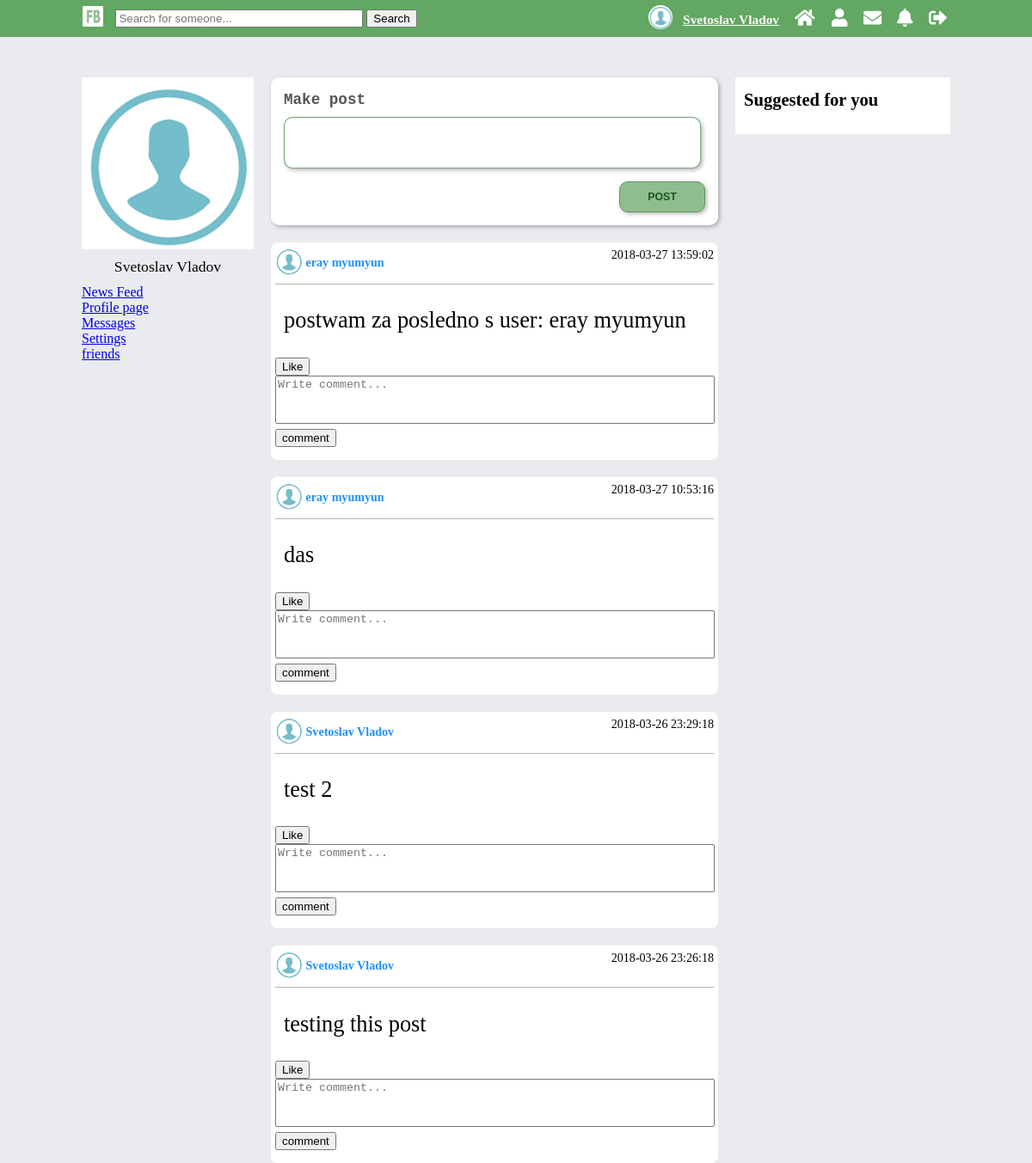
Before: /V2.0/view/main.php (signed in) with the older database file.
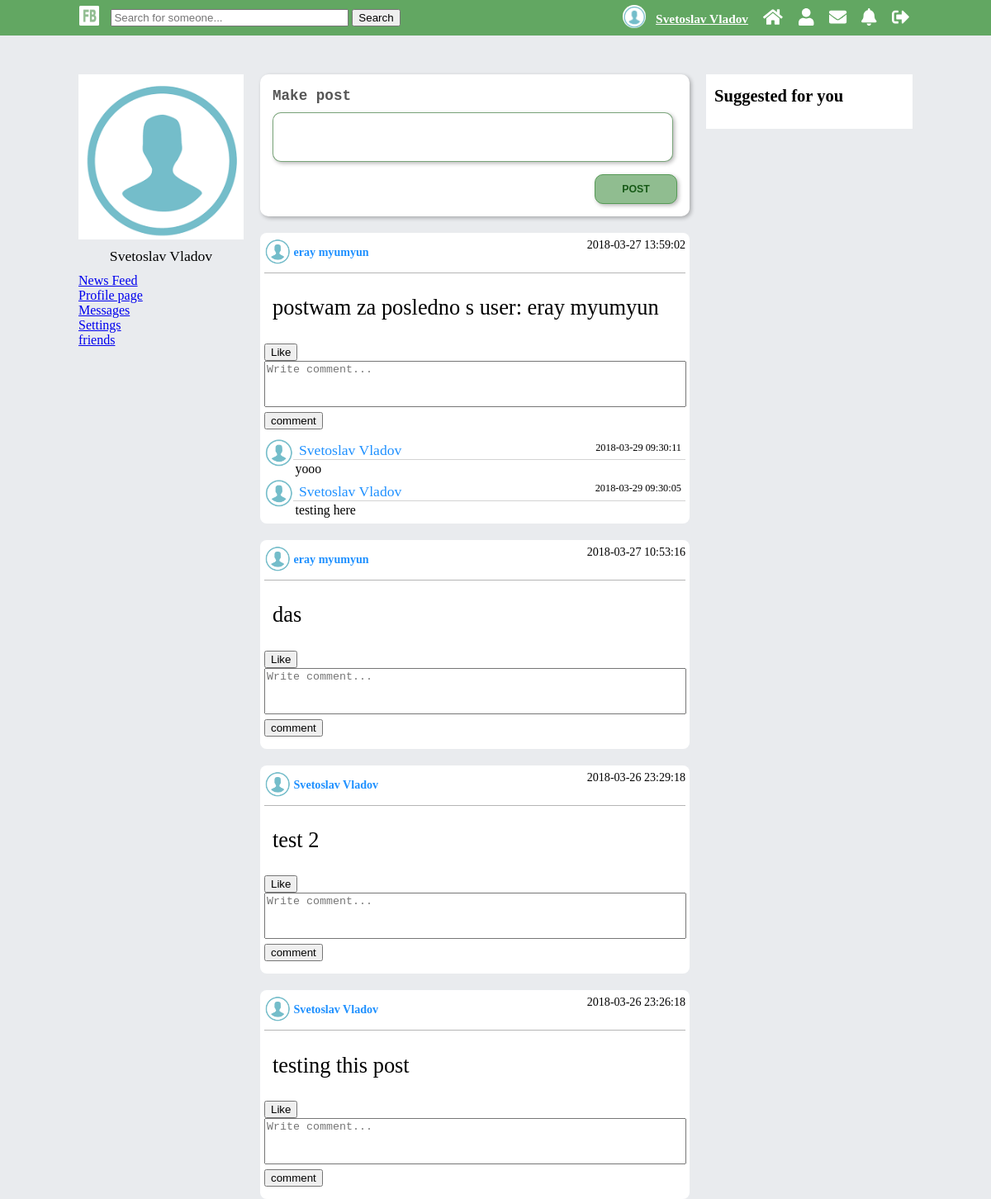
After: the same page with the newer database file.
### tables this page shows
CREATE TABLE `posts` (
  `id` int(11) NOT NULL,
  `description` text NOT NULL,
  `create_date` timestamp NOT NULL DEFAULT CURRENT_TIMESTAMP ON UPDATE CURRENT_TIMESTAMP,
  `edit_date` datetime DEFAULT NULL,
  `user_id` int(11) NOT NULL
);

CREATE TABLE `users` (
  `id` int(11) NOT NULL,
  `first_name` varchar(45) DEFAULT NULL,
  `last_name` varchar(45) DEFAULT NULL,
  `email` varchar(100) NOT NULL,
  `password` varchar(150) NOT NULL,
  `reg_date` timestamp NOT NULL DEFAULT CURRENT_TIMESTAMP ON UPDATE CURRENT_TIMESTAMP,
  `gender` varchar(45) NOT NULL,
  `birthday` date NOT NULL,
  `relation_status` varchar(30) DEFAULT NULL,
  `profile_pic` varchar(200) NOT NULL,
  `profile_cover` varchar(200) NOT NULL
);

CREATE TABLE `comments` (
  `id` int(11) NOT NULL,
  `description` varchar(255) NOT NULL,
  `comment_date` timestamp NOT NULL DEFAULT CURRENT_TIMESTAMP ON UPDATE CURRENT_TIMESTAMP,
  `edited_date` datetime DEFAULT NULL,
  `post_id` int(11) NOT NULL,
  `owner_id` int(11) NOT NULL
);

### V2.0/model/posts_dao.php (called while the page is built, shortened)
<?php
function getAllPosts() {
    $pdo = $GLOBALS['pdo'];
    $statement = $pdo->prepare("SELECT posts.id AS post_id, posts.description, posts.create_date, users.id AS user_id, users.first_name, users.last_name, users.gender ,users.profile_pic, users.profile_cover
                                FROM posts
                                JOIN users ON posts.user_id = users.id WHERE ?
                                ORDER BY posts.create_date DESC ");
    $statement->execute(array(1));
    $result = $statement->fetchAll(PDO::FETCH_ASSOC);
    return $result;
}

### V2.0/model/comments_dao.php (called while the page is built, shortened)
<?php
function getAllCommentsForCurrentPost($post_id) {
    $pdo = $GLOBALS['pdo'];
    $statement = $pdo->prepare("SELECT comments.id AS comment_id , comments.description, comment_date, post_id, owner_id, profile_pic, first_name, last_name, users.gender
                                FROM comments
                                JOIN users ON users.id = comments.owner_id
                                JOIN posts ON posts.id = comments.post_id
                                WHERE posts.id = ?
                                ORDER BY comments.comment_date DESC;");
    $statement->execute(array($post_id));
    $result = $statement->fetchAll(PDO::FETCH_ASSOC);
    return $result;
}

### V2.0/view/main.php (the view, shortened to what this page needs)
<?php
    require_once "../include/header.php";
    require_once  "../include/mainHeader.php";
?>
<div id="left-col-grid">
    <div class="lwrap">
        <?php
            require_once  "../include/modules/leftProfileInfo.php";
            require_once  "../include/modules/leftNav.php";
        ?>
    </div>
</div>
<div id="content-grid">
    <div class="post-container">
        <?php
        require_once "../include/modules/post-mod.php";
        require_once "../model/posts_dao.php";
        require_once "../model/comments_dao.php";
        ?>
        <div id="newsfeed">
            <?php
            $allPosts = getAllPosts();
            foreach ($allPosts as $post) {?>
            <div class="post">
                <div class="post-header">
                    <span><img class="postProfPic" src="<?php echo $post['profile_pic']; ?>" alt="profile picture"></span>
                    <span class="post-owner"><a href="profile.php?id=<?php echo $post['user_id']?>" class="<?php echo ($post['gender'] == 'female') ? "female" : "male"?>"><?php echo $post["first_name"] . " " . $post["last_name"]; ?></a></span>
                    <span class="post-date"><?php echo $post['create_date']; ?></span>
                </div>
                <div class="post-desc">
                    <p>
                        <?php echo $post["description"]; ?>
                    </p>
                </div>
                <div>
                    <button  class="like-button" id="<?php echo "like".$post['post_id']; ?>">Like</button>
                </div>
                <div class="comments">
                    <div class="add-comment-div">
                        <form action="../controller/add_comment_controller.php" method="post">
                            <textarea placeholder="Write comment..." class="comment-textarea" name="comment_description" rows="5"></textarea>
                            <input type="submit" value="comment" name="add_comment">
                        </form>
                    </div>
                    <?php
                    $allCommentForCurrentPost = getAllCommentsForCurrentPost($post['post_id']);
                    foreach ($allCommentForCurrentPost as $comment) { ?>
                        <div class="comment-header">
                            <span><a href="profile.php?id=<?php echo $comment['owner_id']?>"><img class="commentProfPic" src="<?php echo $comment['profile_pic']; ?>" alt="profile picture"></a></span>
                            <span class="comment-owner"><a href="profile.php?id=<?php echo $comment['owner_id']?>" class="<?php echo ($comment['gender'] == 'female') ? "female" : "male"?>"><?php echo $comment["first_name"] . " " . $comment["last_name"]; ?></a></span>
                            <div class="comment-date"><?php echo $comment['comment_date']?></div>
                        </div>
                        <div class="comment-desc">
                            <p><?php echo $comment['description']; ?></p>
                        </div>
                    <?php }
                    ?>
                </div>
            </div>
            <?php }?>
        </div>
    </div>
</div>
<div id="right-col-grid">
    <div class="lwrap">
        <div class="suggested_users">
            <?php require_once '../include/modules/suggested_users.php'?>
        </div>
    </div>
</div>
<?php
    require_once "../include/mainFooter.php";
    require_once "../include/footer.php";
?>

### V2.0/include/header.php (shortened to what this page needs)
<!doctype html>
<html lang="en">
<head>
    <link rel="stylesheet" type="text/css" href="../assets/css/main.css">
</head>
<body>

### V2.0/include/mainHeader.php
<div id="top">
    <div class="center-content">
        <div id="search">
            <a href="../index.php"><img src="../assets/images/mini-logo.png" alt="friendbook logo"></a>
            <input type="text" name="search" placeholder="Search for someone...">
            <button>Search</button>
        </div>
        <nav>
            <ul id="icon-nav">
                <li class="profile-btn">
                    <a href="../view/profile.php?id=<?php echo $_SESSION['logged']['id']; ?>"><img src="<?php if(isset($_SESSION["logged"])){ echo $_SESSION["logged"]["profile_pic"];}?>" alt="profile_pic">
                        <?php if(isset($_SESSION["logged"])){ echo $_SESSION["logged"]["first_name"] . " " . $_SESSION["logged"]["last_name"] ;} ?></a>
                </li>
                <li><a href="../view/main.php"><i class="fas fa-home"></i></a></li>
                <li><a href="#"><i class="fas fa-user"></i></a></li>
                <li><a href="#"><i class="fas fa-envelope"></i></a></li>
                <li><a href="#"><i class="fas fa-bell"></i></a></li>
                <li><a href="../controller/logout_controller.php"><i class="fas fa-sign-out-alt"></i></a></li>
            </ul>
        </nav>
    </div>
</div>
<div id="gridWrap">

### V2.0/include/modules/leftProfileInfo.php
<div id="profile-pic">
    <a href="profile.php">
        <img id="mini-profile-pic" src="<?php if(isset($_SESSION["logged"])){ echo $_SESSION["logged"]["profile_pic"];} ?>" alt="profile_pic">
    </a>
</div>
<div id="userNameTag">
    <?php if(isset($_SESSION["logged"])){ echo $_SESSION["logged"]["first_name"] . " " . $_SESSION["logged"]["last_name"] ;} ?>
</div>

### V2.0/include/modules/leftNav.php
<div id="user-nav">
    <ul>
        <li><a href="#">News Feed</a></li>
        <li><a href="#">Profile page</a></li>
        <li><a href="#">Messages</a></li>
        <li><a href="#">Settings</a></li>
        <li><a href="#">friends</a></li>
    </ul>
</div>

### V2.0/include/modules/post-mod.php (shortened to what this page needs)
<form id="post-form" class="shadow-box" action="../controller/add_post_controller.php" method="post">
    <label for="post_module">Make post</label>
    <textarea id="post_module" class="shadow-box" cols="62" rows="10" name="desc"></textarea>
    <input class="mini-btn shadow-box" type="submit" value="post" name="add_post">
</form>

### V2.0/include/modules/suggested_users.php (shortened to what this page needs)
<div class="proposed-container">
    <h3>Suggested for you</h3>
</div>

### V2.0/include/mainFooter.php
</div>

### V2.0/include/footer.php (shortened to what this page needs)
</body>
</html>

### V2.0/assets/css/main.css (style rules this page uses)
body { font-size: 1.1em; padding: 0; background-color: #e9ebee; margin: 0; padding-top: 50px; }
#left-col-grid { grid-area: left; }
#right-col-grid { grid-area: right; }
#content-grid { grid-area: main; height: 100vh; }
#gridWrap { display: grid; grid-gap: 20px; grid-template-areas: 'left main main main main right'; width: 100%; max-width: 1010px; margin: 40px auto; }
#user-nav ul { list-style: none; padding: 0; margin: 0; font-size: 1rem; }
nav ul { list-style: none; padding: 0; margin: 0; display: inline-block; }
nav ul li { display: inline-block; }
#left-col-grid { box-sizing: border-box; position: relative; width: 200px; }
#left-col-grid > *,#right-col-grid > * { position: fixed; width: inherit; }
#top { width: 100%; background: #62a762; padding: 2px; position: fixed; top: 0; z-index: 9999; }
.center-content { margin: 0 auto; width: 100%; max-width: 1012px; display: grid; grid-template-columns: 1fr 1fr; text-align: center; grid-gap: 15%; }
#profile-pic img { width: 100%; display: block; }
nav { display: grid; grid-template-columns: 1fr; text-align: right; }
nav a { font-size: 0.9rem; font-weight: bold; }
.proposed-container { background: #fff; box-sizing: border-box; padding: 10px; }
#icon-nav li { padding: 7px; }
#icon-nav li a { font-size: 1.2em; color: #fff; display: block; position: relative; }
.proposed-container h3 { margin: 5px 0; }
div#userNameTag { text-align: center; margin: 10px 0; }
div#right-col-grid { box-sizing: border-box; position: relative; width: 250px; }
div#search img { height: 24px; }
div#search a { display: inline-block; margin-right: 10px; vertical-align: middle; }
.profile-btn img { height: 28px; border-radius: 100%; top: -8px; position: absolute; left: -40px; }
.profile-btn { font-size: 0.8rem; }
div#search { padding-top: 5px; text-align: left; }
#search input[type="text"] { width: 65%; }
img.postProfPic { height: 100%; border-radius: 100%; }
.post-header span { height: 32px;display: inline-block;vertical-align: top; }
.post { background: white; border-radius: 8px; padding: 5px; box-sizing: border-box; margin: 20px 0; }
.post-desc { padding: 0 10px; font-size: 1.5em; }
.post-header { font-size: 0.8em; border-bottom: 1px solid #b5b5b5; padding: 1px 0; }
span.post-owner { font-weight: bold; padding-top: 9px; }
.post-owner a { text-decoration: none; }
span.post-date { float: right; }
.mini-btn { padding: 10px 0; width: 100%; max-width: 100px; text-transform: uppercase; font-weight: bold; font-size: 0.7em; color: #175a17; border-radius: inherit; float: right; cursor: pointer; transition: background 0.3s ease-in-out, color 0.3s ease-in-out; background: #90bd90; border: 1px solid #569a56; }
textarea#post_module { width: 99%; border: 1px solid #2b6f2ba1; resize: none; border-radius: inherit; height: 60px; padding: 15px; box-sizing: border-box; transition: height 0.3s ease-in-out, background 0.3s ease-in-out; margin: 10px 0; }
form#post-form { background: white; padding: 15px; box-sizing: border-box; border-radius: 10px; }
.shadow-box { box-shadow: 2px 2px 5px #00000047; }
form#post-form label { font-weight: bold; font-family: monospace, helvetica; color: #555; }
.add-comment-div { margin-bottom: 10px; }
.add-comment-div form textarea { resize: none; width: 99%; height: 50px; }
.comment-header { border-bottom: 1px solid lightgray; }
.commentProfPic { width: 35px; float: left; }
.comment-owner a { text-decoration: none; padding-left: 7px; vertical-align: -webkit-baseline-middle; }
.comment-date { font-size: 0.7em; float: right; margin: 5px; }
.comment-desc { width: 90%; margin: 0px auto; font-size: 0.9em; padding: 0px; }
.comment-desc p { margin: 0px; padding: 2px 2px 2px 12px; }
.male { color: dodgerblue; }

Changed rows visible on the page:
added comments: owner.profile_pic (placeholder picture), owner.first_name "Svetoslav", owner.last_name "Vladov", comment_date "2018-03-29 09:30:11", description "yooo", shown under posts "postwam za posledno s user: eray myumyun"
added comments: owner.profile_pic (placeholder picture), owner.first_name "Svetoslav", owner.last_name "Vladov", comment_date "2018-03-29 09:30:05", description "testing here", shown under posts "postwam za posledno s user: eray myumyun"
